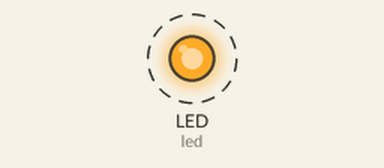
This program was run on a simulated CircuitPython board. On the bench: output pins drawn as LEDs (lit = HIGH). Dashed ring = blinking. What the program prints to the serial console is not drawn.

Above: at 0.05 s.
Timing chart, 0 to 3.0 s (numbered marks = the images above):
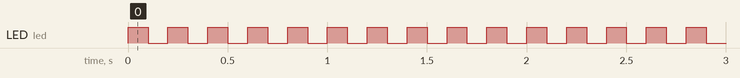

Measured:
- by itself, LED (led): alternates HIGH for 0.10 s and LOW for 0.10 s

The program:

CPX-CPB-Blink-1.py
```python
# Save on CPX/CPB as code.py
# Blinks the top right RED LED
import board
import digitalio
import time

led = digitalio.DigitalInOut(board.LED)
led.direction = digitalio.Direction.OUTPUT
bobs_button_B = digitalio.DigitalInOut(board.Button_B)
bobs_button_B.direction = digitalio.Direction.INPUT
bobs_button_B.pull = digitalio.Pull.DOWN

def main():
    print("Hello World")
    while True:
        led.value = True
        time.sleep(0.1)
        led.value = False
        time.sleep(0.1)
    while True:
        led.value = bobs_button_B.value
        print(bobs_button_b.value)
        time.sleep(.2)
    print("Button_B Input/Output Example")
    print("Push Button_B (Right Button)")
main()
```
